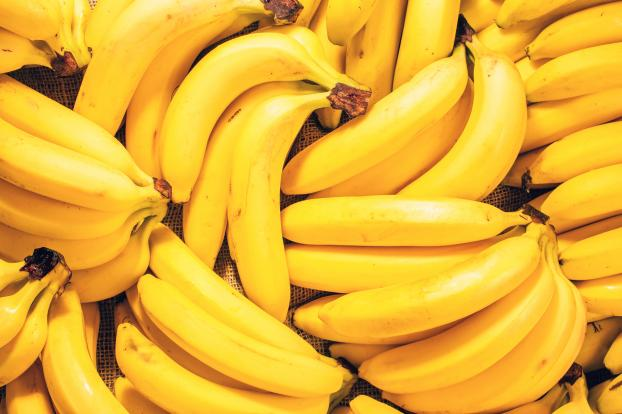
#> input picture fichiers_TP/banana.jpeg, 622 x 414 px
$ jupyter execute TP3_AIIP_CODE_LeCam_DeGiovanni_Couchoud.ipynb
#> lines starting #> are read from the running program, lines starting #| are printed output that depends on the picture; after the words box and inside, x2 and y2 are one past the last pixel; in counts of white or black regions, pixels touching at a corner belong together; long printed decimals are rounded
# TP3 : Traitement de l'image
Date : 16/10/2023\
Auteur : Matteo Couchoud

## I. Librairies

[cell 1]
import numpy as np
import pandas as pd
import matplotlib.pyplot as plt
import PIL as pil
import random as rd

## II. Calcul de l'histogramme

[cell 2]
#Import de l'image pepper.bmp
img = pil.Image.open("banana.jpeg")
#> img is the input picture: PIL image 622x414 RGB; mean R, G, B 231.2, 178.7, 51.7

#Conversion de l'image en niveau de gris
img = img.convert('L')
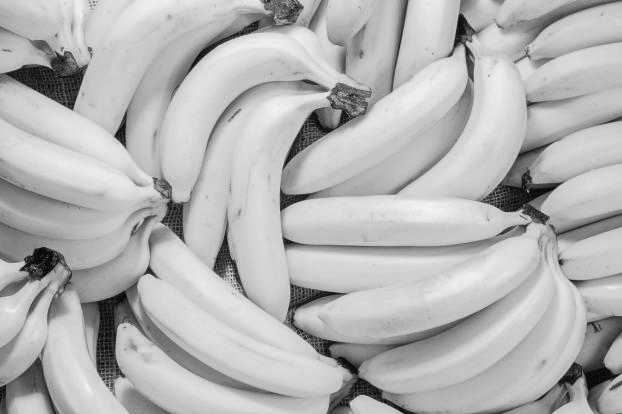
#> img: PIL image 622x414 L; min 1, max 245, mean 179.9
#display(img)

#Création de l'histogramme de l'image en niveaux de gris


def histogramme(img):
    hist = np.zeros(256)
    for i in range(img.size[0]):
        for j in range(img.size[1]):
            hist[img.getpixel((i,j))] += 1
    return hist

hist = histogramme(img)
#> hist = 256 values, max 5140 at index 212, min 0 at index 0, mean 1005.9

#Affichage de l'histogramme
plt.figure()
plt.plot(hist)
plt.title("Histogramme de l'image en niveaux de gris")
plt.xlabel("Niveau de gris")
plt.ylabel("Nombre de pixels")
plt.show()
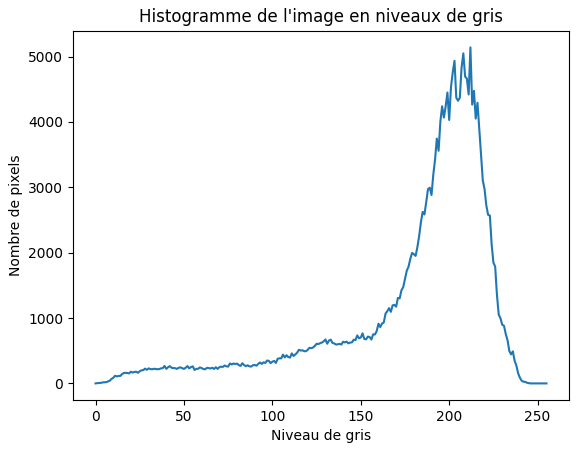
#> figure drawn by matplotlib, 1 panel; curve peaks at x = 212, y = 5140

## III. Algorithme de seuillage

[cell 3]
#Initialisation du seuil
seuil=0
seuil_pre = 0
#Initialisation de la moyenne des intensités à gauche et à droite
M_gauche = 0
M_droite = 0
#Initialisation de la somme des intensités à gauche et à droite
S_gauche = 0
S_droite = 0


#On créé ici l'algorithme de seuillage de l'histogramme précédent
seuil = rd.randint(0,255)
#Tant que le seuil n'est pas constant, on continue à calculer la moyenne des intensités à gauche et à droite et à changer le seuil
while(seuil != seuil_pre):
    #Le seuil précédent est le seuil actuel
    seuil_pre = seuil

    #On remet à 0
    M_droite=0
    M_gauche=0
    S_gauche = 0
    S_droite = 0

    #On calcule la moyenne des intensités à gauche et à droite
    for i in range(seuil_pre):
        S_gauche += i*hist[i]
    M_gauche = S_gauche/sum(hist[:seuil_pre])

    for i in range(seuil_pre,255):
        S_droite += i*hist[i]
    M_droite = S_droite/sum(hist[seuil_pre:])

    #On calcule le nouveau seuil
    seuil = (int)(M_gauche + M_droite)//2
    print(seuil)
#> this loop made 8 passes
#> (seuil_pre, M_gauche, M_droite, seuil) on passes 2 to 8: (180, 125.8, 205.1, 165), (165, 109.1, 201.6, 155), (155, 100.9, 199.9, 150), (150, 97.19, 199.1, 148), (148, 95.63, 198.7, 147), (147, 94.9, 198.6, 146), (146, 94.15, 198.4, 146)
#> (M_gauche, M_droite, seuil) on pass 1: (149.8, 211.4, 180)
#| 180
#| 165
#| 155
#| 150
#| 148
#| 147
#| 146
#| 146

print("Le seuil optimal est : ", seuil)
#| Le seuil optimal est :  146
print("La moyenne des intensités à gauche est : ", M_gauche)
#| La moyenne des intensités à gauche est :  94.148
print("La moyenne des intensités à droite est : ", M_droite)
#| La moyenne des intensités à droite est :  198.409


#image en tant qu'array
img_array = np.array(img)
display(img_array)

#On applique le seuillage à l'image
for j in range(img.size[0]):
    for i in range(img.size[1]):
        if(img_array[i,j] > seuil):
            img_array[i,j] = 255
        else:
            img_array[i,j] = 0
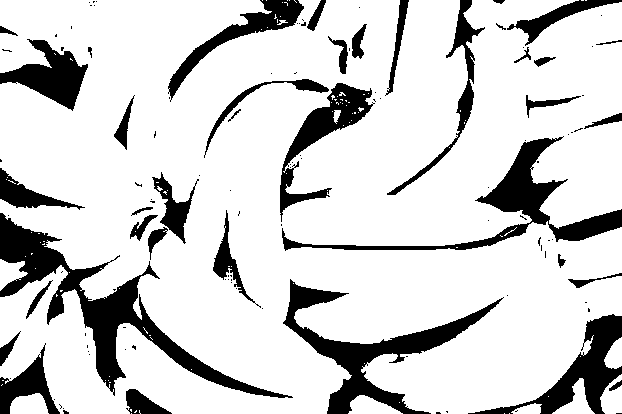
#> img_array: shape (414, 622); 82% white; 121 black regions (83 under 20 px), largest, box (x1, y1, x2, y2) and area: (0, 213, 293, 398) 9044, (283, 279, 504, 414) 6202, (282, 136, 622, 251) 5566

#On affiche l'image après seuillage
plt.figure()
plt.imshow(img_array, cmap='gray')
plt.title("Image après seuillage simple")
plt.show()

## IV. Segmentation d'images grâce à l'algorithme des K-means

[cell 4]
# Dans cette partie, nous réalisons un seuillage, mais avec la méthode des K-means.


# On définit K un entier, le nombre de classes que l'on souhaite avoir.
# K peut être changé par l'utilisateur à sa guise.
K = 8
img_array = np.array(img)

# On choisit de manière aléatoire les moyennes des K classes, que l'on range dans un vecteur par ordre croissant.
# On utilise la fonction randint de la librairie random pour générer des nombres aléatoires.

moyennes = np.sort(np.random.randint(0, 255, K))
print("Les moyennes initiales sont : ", moyennes)

# On initialise un vecteur classes dans lequel on mettra la classe de chaque intensité de 0 à 255
classes = np.zeros(255)
# On initialise un vecteur distances qui permettra de calculer les distances aux moyennes
distances = np.zeros(K)
# Le vecteur epsilon permet de s'assurer de la convergence de l'algorithme
epsilon = np.ones(K)

while(max(np.abs(i) for i in epsilon)>0.5):
    for i in range(255):
        for k in range(K):
            distances[k]=np.abs(i-moyennes[k])
        classes[i]=np.argmin(distances)
    for k in range(K):
        epsilon[k]=moyennes[k]-np.mean([i for i, x in enumerate(classes) if x == k])
        moyennes[k]=np.mean([i for i, x in enumerate(classes) if x == k])
print("Les moyennes à la sortie de l'algorithme sont : ", moyennes)

# On affecte à chaque pixel la moyenne de la classe qui lui correspond
for j in range(img.size[0]):
    for i in range(img.size[1]):
        img_array[i,j]=classes[img_array[i,j]]
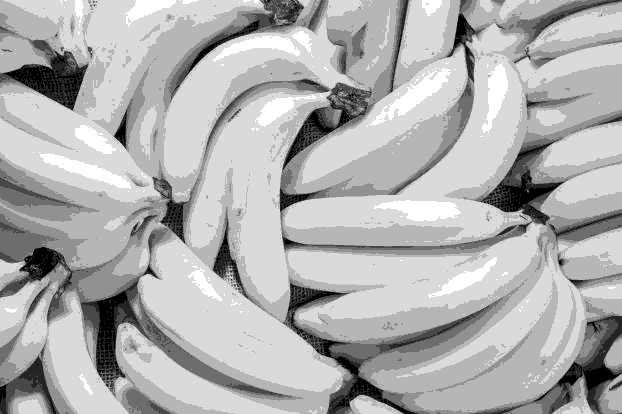
#> img_array: shape (414, 622); min 0, max 7, mean 4.85; drawn with min black and max white

plt.figure()
plt.imshow(img_array, cmap='gray')
plt.title("Image après seuillage des K-means")
plt.show()

$ run again, with fichiers_TP/pepper.bmp saved as fichiers_TP/banana.jpeg
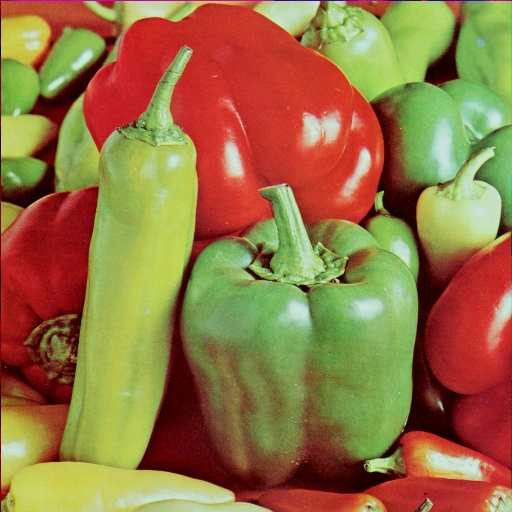
#> input picture fichiers_TP/pepper.bmp, 512 x 512 px
#> img is the input picture: PIL image 512x512 RGB; mean R, G, B 149.8, 115.7, 66.7
#> img: PIL image 512x512 L
#> `hist = histogramme(img)`: hist = 256 values, max 2700 at index 97, min 0 at index 0, mean 1024
#> the loop `while(seuil != seuil_pre):` made 7 passes
#> (seuil_pre, M_gauche, M_droite, seuil) on passes 2 to 7: (161, 94.7, 183.5, 139), (139, 81.37, 172.6, 126), (126, 75.82, 167.9, 121), (121, 74.01, 166.2, 120), (120, 73.65, 165.9, 119), (119, 73.3, 165.5, 119)
#> (printed output is left out)
#| Le seuil optimal est :  119
#| La moyenne des intensités à gauche est :  73.299
#| La moyenne des intensités à droite est :  165.510
#> after the loop `for j in range(img.size[0]):`:
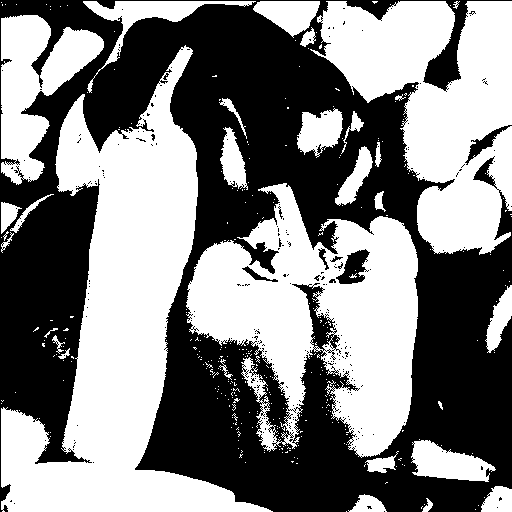
#> img_array: shape (512, 512); 50.6% white; 268 black regions (260 under 20 px), largest, box (x1, y1, x2, y2) and area: (0, 0, 512, 512) 127633, (336, 249, 370, 284) 639, (465, 125, 512, 165) 418
#> after the loop `for j in range(img.size[0]):`:
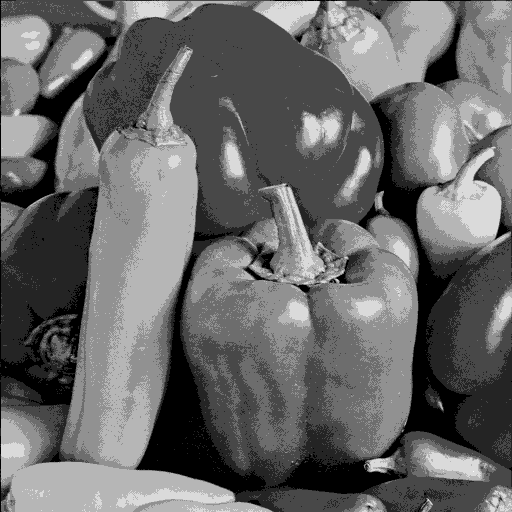
#> img_array: shape (512, 512); min 0, max 7, mean 2.87; drawn with min black and max white
